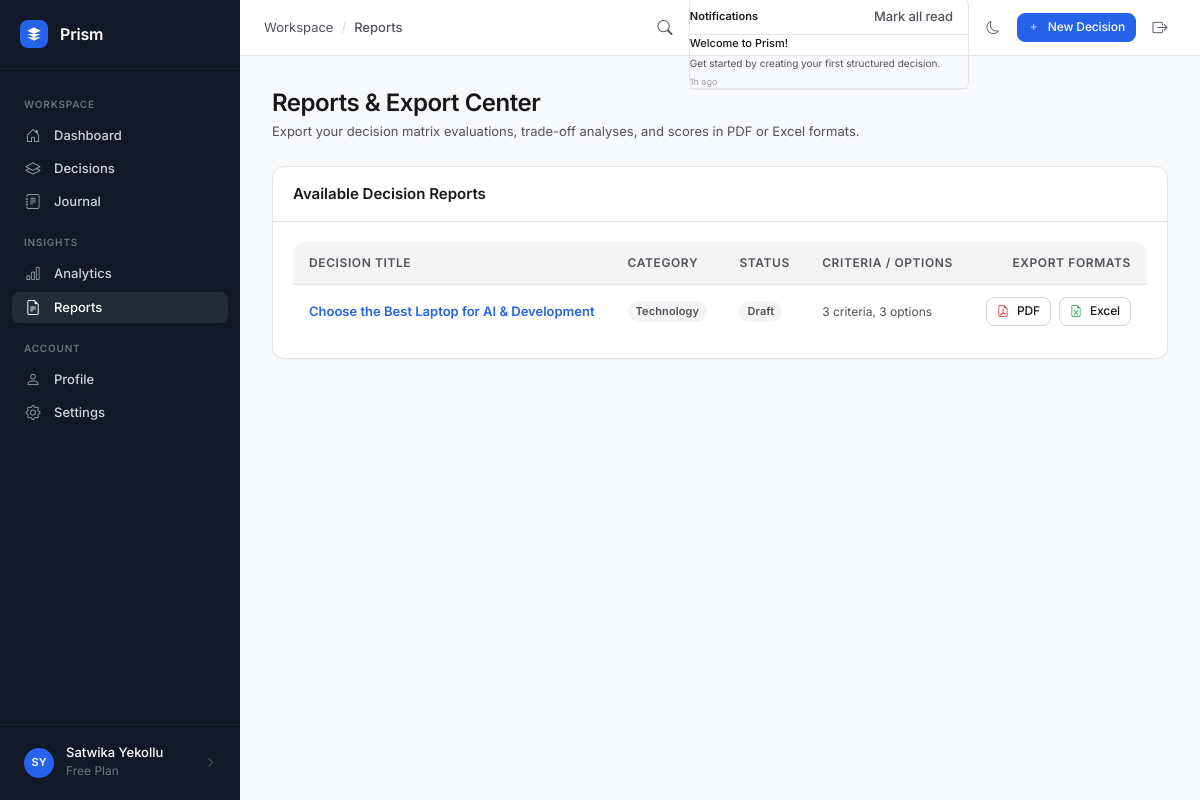
The app's page /reports/ (signed in) with its own data.
### app/models/user.py (models this page shows, shortened)
class User(UserMixin, db.Model):
    __tablename__ = 'users'
    id = db.Column(db.Integer, primary_key=True)
    username = db.Column(db.String(80), unique=True, nullable=False, index=True)
    email = db.Column(db.String(120), unique=True, nullable=False, index=True)
    password_hash = db.Column(db.String(255), nullable=False)
    full_name = db.Column(db.String(120), nullable=True)
    avatar_url = db.Column(db.String(255), nullable=True)
    dark_mode = db.Column(db.Boolean, default=False, nullable=False)
    email_verified = db.Column(db.Boolean, default=False, nullable=False)
    created_at = db.Column(db.DateTime, default=datetime.utcnow, nullable=False)
    last_login = db.Column(db.DateTime, nullable=True)
    decisions = db.relationship('Decision', backref='owner', lazy='dynamic',
                                 cascade='all, delete-orphan')
    journal_entries = db.relationship('JournalEntry', backref='author', lazy='dynamic',
                                       cascade='all, delete-orphan')
    activity_logs = db.relationship('ActivityLog', backref='user', lazy='dynamic',
                                     cascade='all, delete-orphan')
    @property
    def display_name(self):
        return self.full_name or self.username
    @property
    def initials(self):
        name = self.full_name or self.username
        parts = name.strip().split()
        if len(parts) >= 2:
            return (parts[0][0] + parts[-1][0]).upper()
        return name[:2].upper() if len(name) >= 2 else name[0].upper()

### app/models/notification.py (models this page shows, shortened)
class Notification(db.Model):
    __tablename__ = 'notifications'
    id = db.Column(db.Integer, primary_key=True)
    user_id = db.Column(db.Integer, db.ForeignKey('users.id', ondelete='CASCADE'), nullable=False, index=True)
    title = db.Column(db.String(255), nullable=False)
    message = db.Column(db.Text, nullable=False)
    link = db.Column(db.String(255), nullable=True)
    is_read = db.Column(db.Boolean, default=False, nullable=False)
    created_at = db.Column(db.DateTime, default=datetime.utcnow, nullable=False)
    user = db.relationship('User', backref=db.backref('notifications', lazy='dynamic', cascade='all, delete-orphan'))

### app/models/decision.py (models this page shows, shortened)
class Decision(db.Model):
    __tablename__ = 'decisions'
    CATEGORIES = [
        ('Technology', 'Technology'),
        ('Career', 'Career'),
        ('Finance', 'Finance'),
        ('Education', 'Education'),
        ('Travel', 'Travel'),
        ('Health', 'Health'),
        ('Business', 'Business'),
        ('Real Estate', 'Real Estate'),
        ('Lifestyle', 'Lifestyle'),
        ('Other', 'Other'),
    ]
    STATUSES = [
        ('draft', 'Draft'),
        ('active', 'In Progress'),
        ('completed', 'Completed'),
        ('archived', 'Archived'),
    ]
    PRIVACY_OPTIONS = [
        ('private', 'Private'),
        ('shared', 'Shared'),
    ]
    id = db.Column(db.Integer, primary_key=True)
    user_id = db.Column(db.Integer, db.ForeignKey('users.id', ondelete='CASCADE'),
                         nullable=False, index=True)
    title = db.Column(db.String(200), nullable=False)
    category = db.Column(db.String(80), nullable=False, default='Other')
    goal = db.Column(db.Text, nullable=True)
    description = db.Column(db.Text, nullable=True)
    status = db.Column(db.String(20), nullable=False, default='draft')
    privacy = db.Column(db.String(20), nullable=False, default='private')
    deadline = db.Column(db.Date, nullable=True)
    pinned = db.Column(db.Boolean, default=False, nullable=False)
    final_choice_id = db.Column(db.Integer, db.ForeignKey('options.id', ondelete='SET NULL'),
                                 nullable=True)
    confidence_score = db.Column(db.Float, nullable=True)
    created_at = db.Column(db.DateTime, default=datetime.utcnow, nullable=False)
    updated_at = db.Column(db.DateTime, default=datetime.utcnow,
                            onupdate=datetime.utcnow, nullable=False)
    criteria = db.relationship('Criterion', backref='decision', lazy='dynamic',
                                cascade='all, delete-orphan',
                                order_by='Criterion.sort_order')
    options = db.relationship('Option', backref='decision', lazy='dynamic',
                               cascade='all, delete-orphan',
                               foreign_keys='Option.decision_id',
                               order_by='Option.sort_order')
    scores = db.relationship('Score', backref='decision', lazy='dynamic',
                              cascade='all, delete-orphan')
    journal_entry = db.relationship('JournalEntry', backref='decision',
                                     uselist=False, cascade='all, delete-orphan')
    activity_logs = db.relationship('ActivityLog', backref='decision', lazy='dynamic',
                                     cascade='all, delete-orphan')
    final_choice = db.relationship('Option', foreign_keys=[final_choice_id],
                                    post_update=True)
    @property
    def status_label(self):
        return dict(self.STATUSES).get(self.status, self.status)
    @property
    def criteria_count(self):
        return self.criteria.count()
    @property
    def options_count(self):
        return self.options.count()

### app/blueprints/reports/routes.py (the view)
@reports_bp.route('/')
@login_required
def index():
    decisions = (Decision.query
                 .filter_by(user_id=current_user.id)
                 .order_by(Decision.updated_at.desc())
                 .all())
    return render_template('reports/index.html', decisions=decisions)

### app/models/user.py (called while the page is built)
@login_manager.user_loader
def load_user(user_id):
    return db.session.get(User, int(user_id))

### app/templates/reports/index.html (shortened to what this page needs)
{% extends "base.html" %}
{% block breadcrumb %}
<span>Workspace</span>
<span class="separator">/</span>
<span class="font-medium text-text">Reports</span>
{% endblock %}
{% block content %}
<div class="page-header mb-6">
  <h1 class="page-title">Reports & Export Center</h1>
  <p class="page-subtitle">Export your decision matrix evaluations, trade-off analyses, and scores in PDF or Excel formats.</p>
</div>
{% if decisions %}
  <div class="card">
    <div class="card-header">
      <div class="card-title">Available Decision Reports</div>
    </div>
    <div class="card-body p-0">
      <div class="table-wrapper" style="border:none;">
        <table class="table">
          <thead>
            <tr>
              <th>Decision Title</th>
              <th>Category</th>
              <th>Status</th>
              <th>Criteria / Options</th>
              <th style="text-align:right">Export Formats</th>
            </tr>
          </thead>
          <tbody>
            {% for decision in decisions %}
              <tr>
                <td>
                  <a href="{{ url_for('decisions.detail', decision_id=decision.id) }}" class="font-semibold text-text">
                    {{ decision.title }}
                  </a>
                </td>
                <td><span class="badge badge-neutral">{{ decision.category }}</span></td>
                <td>
                  <span class="badge badge-{{ 'success' if decision.status == 'completed' else ('primary' if decision.status == 'active' else 'neutral') }}">
                    {{ decision.status_label }}
                  </span>
                </td>
                <td>
                  <span class="text-xs text-secondary">
                    {{ decision.criteria_count }} criteria, {{ decision.options_count }} options
                  </span>
                </td>
                <td style="text-align:right">
                  <div class="flex justify-end gap-2">
                    <a href="{{ url_for('reports.download_pdf', decision_id=decision.id) }}" class="btn btn-secondary btn-sm">
                      <i class="bi bi-file-earmark-pdf text-danger"></i> PDF
                    </a>
                    <a href="{{ url_for('reports.download_excel', decision_id=decision.id) }}" class="btn btn-secondary btn-sm">
                      <i class="bi bi-file-earmark-excel text-success"></i> Excel
                    </a>
                  </div>
                </td>
              </tr>
            {% endfor %}
          </tbody>
        </table>
      </div>
    </div>
  </div>
{% endif %}
{% endblock %}

### app/templates/base.html (shortened to what this page needs)
<!DOCTYPE html>
<html lang="en" {% if current_user.is_authenticated and current_user.dark_mode %}data-theme="dark"{% endif %}>
<head>
  <link rel="stylesheet" href="https://cdn.jsdelivr.net/npm/bootstrap-icons@1.11.3/font/bootstrap-icons.min.css" />
  <link rel="stylesheet" href="{{ url_for('static', filename='css/main.css') }}" />
</head>
<body>
  <div class="app-wrapper">
    <aside class="sidebar" id="sidebar" role="navigation" aria-label="Main navigation">
      <div class="sidebar-header">
        <a href="{{ url_for('dashboard.index') }}" class="sidebar-logo" aria-label="Prism home">
          <svg viewBox="0 0 24 24" xmlns="http://www.w3.org/2000/svg">
            <path d="M12 2L2 7l10 5 10-5-10-5zM2 17l10 5 10-5M2 12l10 5 10-5"/>
          </svg>
        </a>
        <span class="sidebar-brand">Prism</span>
      </div>
      <nav class="sidebar-nav">
        <div class="nav-section-label">Workspace</div>
        <a href="{{ url_for('dashboard.index') }}"
           class="nav-item {% if request.endpoint == 'dashboard.index' %}active{% endif %}"
           id="nav-dashboard">
          <i class="bi bi-house-door"></i>
          Dashboard
        </a>
        <a href="{{ url_for('decisions.index') }}"
           class="nav-item {% if request.blueprint == 'decisions' %}active{% endif %}"
           id="nav-decisions">
          <i class="bi bi-layers"></i>
          Decisions
        </a>
        <a href="{{ url_for('journal.index') }}"
           class="nav-item {% if request.blueprint == 'journal' %}active{% endif %}"
           id="nav-journal">
          <i class="bi bi-journal-text"></i>
          Journal
        </a>
        <div class="nav-section-label">Insights</div>
        <a href="{{ url_for('analytics.index') }}"
           class="nav-item {% if request.blueprint == 'analytics' %}active{% endif %}"
           id="nav-analytics">
          <i class="bi bi-bar-chart"></i>
          Analytics
        </a>
        <a href="{{ url_for('reports.index') }}"
           class="nav-item {% if request.blueprint == 'reports' %}active{% endif %}"
           id="nav-reports">
          <i class="bi bi-file-earmark-text"></i>
          Reports
        </a>
        <div class="nav-section-label">Account</div>
        <a href="{{ url_for('profile.index') }}"
           class="nav-item {% if request.blueprint == 'profile' %}active{% endif %}"
           id="nav-profile">
          <i class="bi bi-person"></i>
          Profile
        </a>
        <a href="{{ url_for('profile.settings') }}"
           class="nav-item {% if request.endpoint == 'profile.settings' %}active{% endif %}"
           id="nav-settings">
          <i class="bi bi-gear"></i>
          Settings
        </a>
      </nav>
      <div class="sidebar-footer">
        <a href="{{ url_for('profile.index') }}" class="sidebar-user" id="sidebar-user-link">
          <div class="sidebar-avatar">
            {{ current_user.initials if current_user.is_authenticated else 'PR' }}
          </div>
          <div class="sidebar-user-info">
            <div class="sidebar-user-name">
              {{ current_user.display_name if current_user.is_authenticated else 'Guest' }}
            </div>
            <div class="sidebar-user-role">Free Plan</div>
          </div>
          <i class="bi bi-chevron-right" style="color:var(--sidebar-text-muted);font-size:11px;margin-left:auto"></i>
        </a>
      </div>
    </aside>
    <div class="main-content">
      <header class="topbar">
        <div class="topbar-breadcrumb">
          {% block breadcrumb %}{% endblock %}
        </div>
        <div class="flex items-center gap-2" style="margin-left:auto">
          <a href="{{ url_for('search.index') }}"
             class="btn btn-ghost btn-icon"
             title="Search (Ctrl+K)"
             id="topbar-search-btn"
             aria-label="Search">
            <i class="bi bi-search" style="font-size:15px"></i>
          </a>
          {% if current_user.is_authenticated %}
          <div class="dropdown" id="notifications-dropdown-wrapper">
            <ul class="dropdown-menu dropdown-menu-end shadow-md border p-0" aria-labelledby="notificationsBtn" style="border-radius: var(--radius-md); width: 280px; font-size: 11px;">
              <li class="p-2 border-bottom flex justify-between items-center bg-surface-2" style="background: var(--color-surface-hover); display: flex; justify-content: space-between; align-items: center;">
                <span class="font-semibold text-text">Notifications</span>
                {% if unread_count and unread_count > 0 %}
                  <button onclick="markAllNotificationsRead(event)" class="btn btn-ghost text-xs text-primary p-0 m-0 border-0" style="background:none; cursor: pointer;">Mark all read</button>
                {% endif %}
              </li>
              <div id="notifications-list-container" style="max-height: 250px; overflow-y: auto;">
                {% if unread_notifications %}
                  {% for notif in unread_notifications %}
                    <li class="p-2 border-bottom hover-bg-surface-2" style="cursor: pointer; list-style-type: none;" onclick="markNotificationRead({{ notif.id }}, '{{ notif.link or '' }}')">
                      <div class="font-semibold text-text" style="font-weight: 500;">{{ notif.title }}</div>
                      <div class="text-secondary mt-1" style="font-size: 10px;">{{ notif.message }}</div>
                      <div class="text-muted mt-1" style="font-size: 9px;">{{ notif.created_at|timeago }}</div>
                    </li>
                  {% endfor %}
                {% else %}
                  <li class="p-3 text-center text-muted" style="list-style-type: none;">No new notifications</li>
                {% endif %}
              </div>
            </ul>
          </div>
          {% endif %}
          <button id="dark-mode-toggle"
                  class="btn btn-ghost btn-icon"
                  aria-label="Toggle dark mode"
                  title="Toggle dark mode">
            <i class="bi {% if current_user.is_authenticated and current_user.dark_mode %}bi-sun{% else %}bi-moon{% endif %}"></i>
          </button>
          <a href="{{ url_for('decisions.new_decision') }}"
             class="btn btn-primary btn-sm"
             id="topbar-new-decision">
            <i class="bi bi-plus"></i>
            New Decision
          </a>
          <form action="{{ url_for('auth.logout') }}" method="POST" style="margin:0">
            <button type="submit" class="btn btn-ghost btn-icon"
                    aria-label="Sign out" title="Sign out">
              <i class="bi bi-box-arrow-right" style="font-size:15px"></i>
            </button>
          </form>
        </div>
      </header>
      <main class="page-content" id="main-content">
        {% block content %}{% endblock %}
      </main>
    </div>
  </div>
</body>
</html>

### records on screen
User: full_name "SY", full_name "Satwika Yekollu"
Notification: title "Welcome to Prism!", message "Get started by creating your first structured decision.", created_at "1h ago"
Decision: title "Choose the Best Laptop for AI & Development", category "Technology", status_label "Draft", criteria_count "3", options_count "3"
